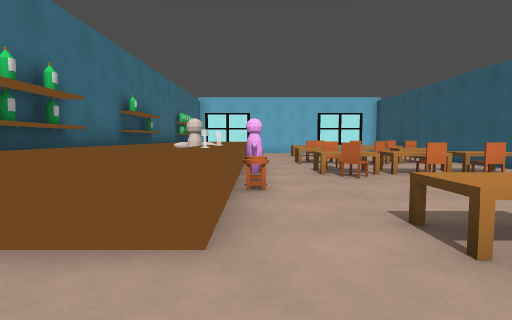
view 1 (above)

14 first-person views from a walk through a 3-D level made in the Godot game engine. The camera is 1.2 m above the floor, tilts 4° down and sees 80° across. The floor is counted in squares, 1.2 m on a side. Each view is taken from the middle of a square. On the plan, view 1 faces up. The plan holds only what a view shows up to about 12 squares ahead; the rest is blank. The place goes on beyond the plan. Surface patterns are stand-ins for the level's own textures.

view 2
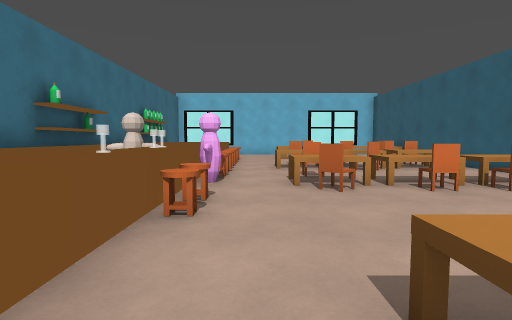

view 3
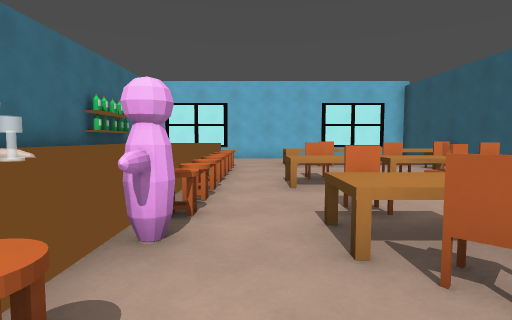

view 4
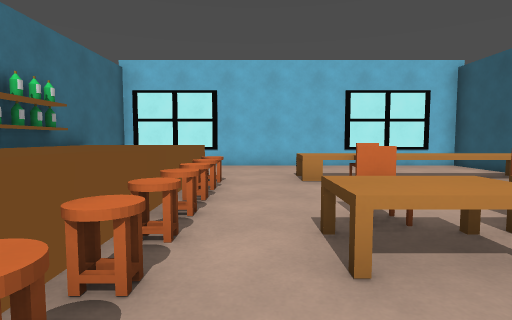

view 5
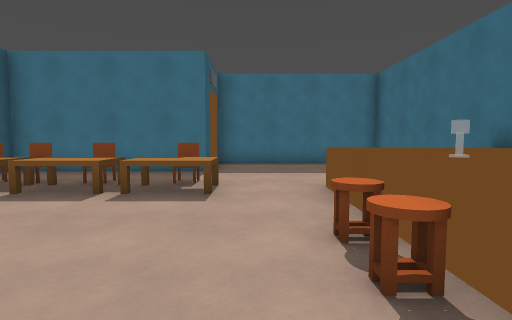

view 6
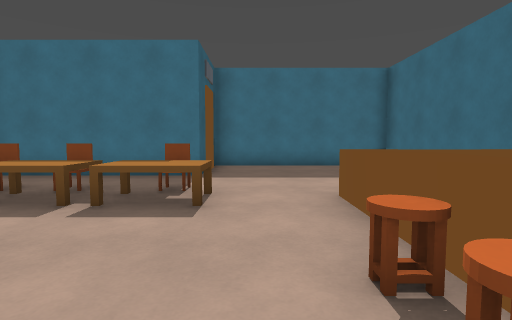

view 7
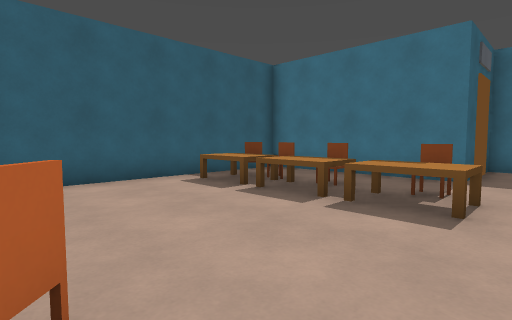

view 8
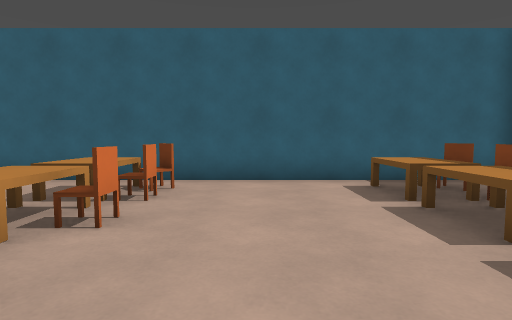

view 9
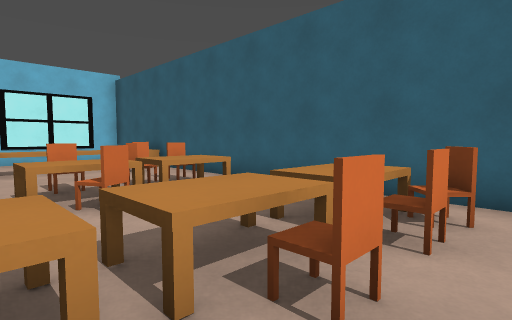

view 10
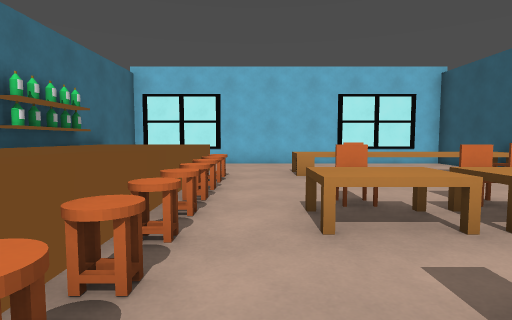

view 11
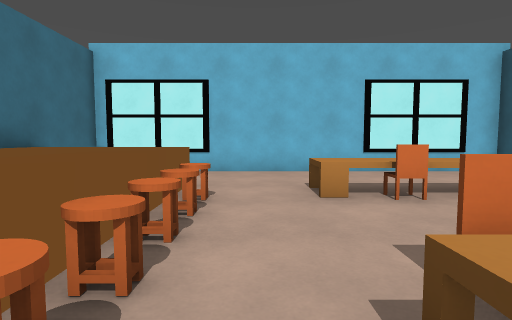

view 12
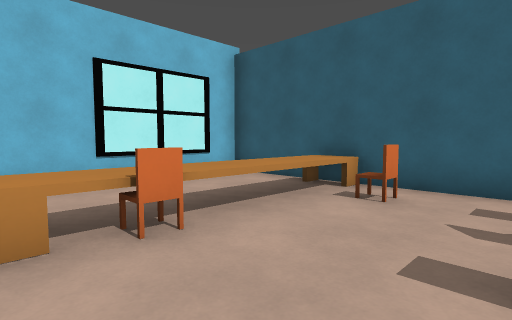

view 13
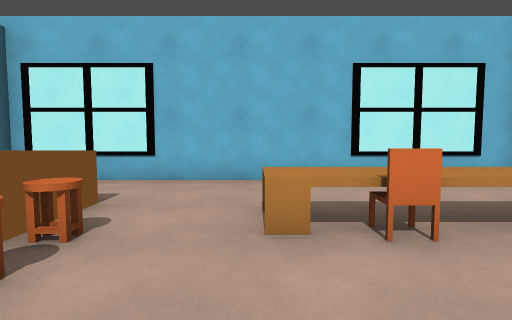

view 14
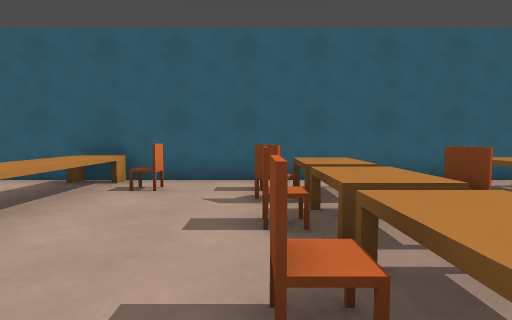

### Floor plan
Key: @ floor where view 1 was taken; # wall or solid block; . floor; ^ raised ledge; C chair; T table; S stool; B bottle; O other object.
Columns run from 4 left of view 1 to 9 right of it. Each row starts with its distance up from view 1.
 22  #############
 21 # ...........#
 20 #  ..........#
 19 #  ..........#
 18 #^^^..^^^^^^^
 17 B^ ^S..^C^^^^
 16 B^ ^S......C.#
 15 B^ ^S........#
 14 #^ ^S..C.CCC.#
 13 #^ ^S.TTTTTT.#
 12 #^ ^S.TTTTTT.#
 11 #^ ^S....C...#
 10 #^ ^S..C.....#
  9 #^OO#.TTTTTT.#
  8 #^ ^..C..CCC.#
  7 #^ ^S........#
  6 B^ ^S........#
  5 B^ ^.........#
  4 B^ ^.........#
  3 #^^^..TTTTTT.#
  2 # .....C.CCC.#
  1 #  ..........#
  0 #  .@..#######
 -1 #  ....#
 -2 # .....#
 -3 # .....#
 -4 ########

Positions as (right, up) in squares from view 1, and headings:
1: (0, 0), facing up
2: (1, 2), facing up
3: (1, 6), facing up
4: (1, 10), facing up
5: (1, 9), facing down
6: (1, 8), facing down
7: (1, 8), facing down-right
8: (1, 6), facing right
9: (3, 7), facing up-right
10: (1, 9), facing up
11: (1, 12), facing up
12: (2, 14), facing up-right
13: (2, 14), facing up
14: (1, 14), facing right
